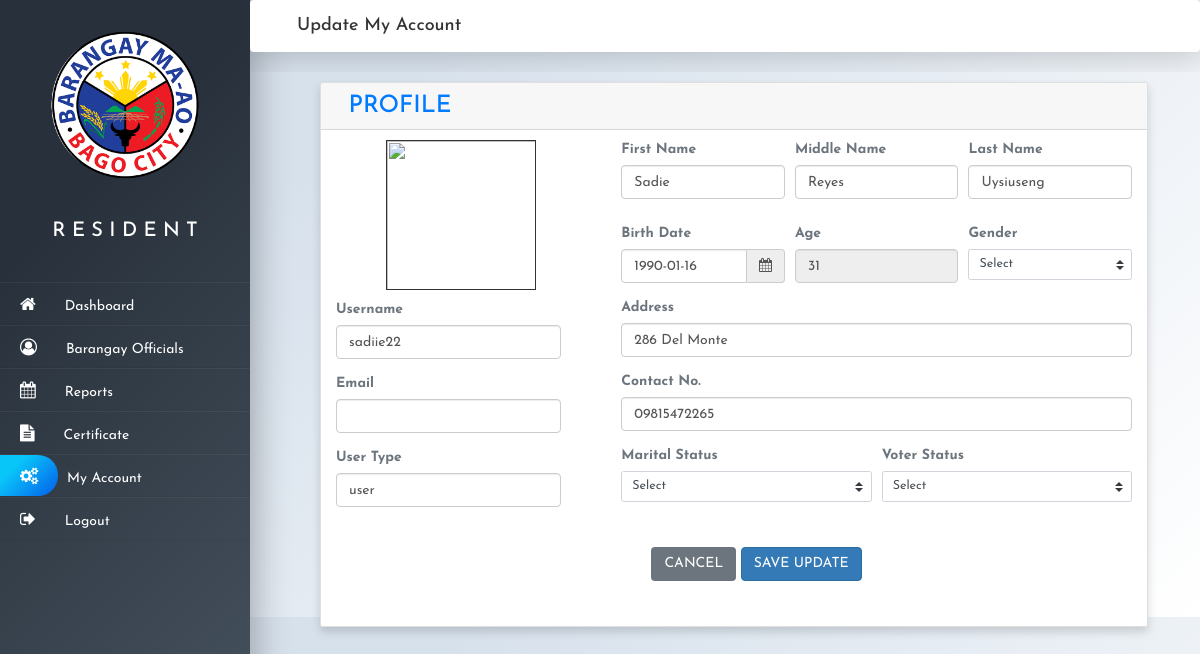
The app's page /UserPage/edit_profile.php (signed in) with its own data.
### tables this page shows
CREATE TABLE `account` (
  `id` int(10) UNSIGNED NOT NULL,
  `username` varchar(50) NOT NULL,
  `email` varchar(50) NOT NULL,
  `password` varchar(50) NOT NULL,
  `user_type` varchar(50) NOT NULL,
  `resident_id` int(11) NOT NULL
);

CREATE TABLE `resident` (
  `id` int(11) NOT NULL,
  `first_name` varchar(100) NOT NULL,
  `middle_name` varchar(100) NOT NULL,
  `last_name` varchar(100) NOT NULL,
  `gender` varchar(50) NOT NULL,
  `age` int(11) NOT NULL,
  `bdate` date NOT NULL,
  `address` varchar(200) NOT NULL,
  `contact_no` varchar(50) NOT NULL,
  `marital_status` varchar(100) NOT NULL,
  `voter_status` varchar(100) NOT NULL
);

### UserPage/fetch.php (called while the page is built, shortened)
<?php
    if(isset($_SESSION['id'])){
        $id = $_SESSION['id'];
    }
$query = "SELECT * FROM account INNER JOIN image INNER JOIN resident ON resident.id = account.resident_id AND image.resident_id = resident.id WHERE account.id = $id";
$sql= mysqli_query($conn, $query);
$row = mysqli_fetch_array($sql);
 ?>

### UserPage/edit_profile.php (the view, shortened to what this page needs)
<?php include('../Database/db.php'); ?>
<?php include('fetch.php'); ?>
<!DOCTYPE html>
<html>
<head>
    <link rel="stylesheet" href="css/Account_user.css">
</head>
<body>
    <div class="wrapper">
        <div id="sideNav"><?php include 'SideNav_User.php';?></div>
        <div class="main_content">
            <div class="sticky">
                <div class="navbar navbar-light bg-white">
                    <div class="search navbar-left"><h4>Update My Account</h4></div>
                </div>
            </div>
        <div class="container-fluid gedf-wrapper">
        <div class="row" style="width:90%;">
                <div class="col-lg-15">
                    <div class="card shadow mb-4">
                        <div class="card-header py-3">
                            <div class="col-8">
                        <h3 class="m-0  text-primary">PROFILE</h3>
                    </div>
                        </div>
                        <div class="mb-2" >
                            <div class="row needs-validation"  novalidate>
                            <div class="col-4 px-5 account">
                                 <img src="<?php echo $row['profile_img']; ?>"  id ="profile"/>
                                <div class="form-group">
                                    <label class="text-muted" for="username">Username</label>
                                    <input class="form-control" id="username" name="username" type="text"  value="<?php echo $row['username']?>">
                                </div>
                                <div class="form-group">
                                    <label class="text-muted" for="email">Email</label>
                                    <input class="form-control" id="email" name="email" type="text"  value="<?php echo $row['email']?>">
                                </div>
                                <div class="form-group">
                                    <label class="text-muted" for="user_type">User Type</label>
                                    <input class="form-control" id="user_type" name="user_type" type="text"  value="<?php echo $row['user_type']?>">
                                </div>
                            </div>
                            <div class="col-8 px-5">
                                <div class="form-row resident-info-view">
                                    <div class="col">
                                    <form  method="POST"  action="edit_profile_process.php">
                                        <div class="form-group">
                                            <label class="text-muted" for="first_name">First Name</label>
                                            <input class="form-control" id="first_name" name="first_name" type="text"  value="<?php echo $row['first_name']?>">
                                        </div>
                                    </div>
                                    <div class="col">
                                        <div class="form-group">
                                            <label class="text-muted" for="middle_name">Middle Name</label>
                                            <input class="form-control" id="middle_name" name="middle_name" type="text"  value="<?php echo $row['middle_name']?>">
                                        </div>
                                    </div>
                                    <div class="col">
                                        <div class="form-group">
                                            <label class="text-muted" for="last_name">Last Name</label>
                                    <input class="form-control" id="last_name" name="last_name" type="text" value="<?php echo $row['last_name']?>">
                                        </div>
                                    </div>
                                </div>
                                <div class="form-row">
                                    <div class="col-4">
                                    <label class="text-muted" for="bdate">Birth Date</label>
                                    <div class="input-group date">
                                        <input id="bdate" name="bdate" onchange="UpdateAge()" type="text" class="form-control date-input" value="<?php echo $row['bdate']?>"/>
                                        <div class="input-group-addon" >
                                            <span class="fa fa-calendar"></span>
                                        </div>
                                    </div>
                        </div>
                                    <div class="col">
                                        <div class="form-group">
                                            <label class="text-muted" for="age">Age</label>
                                            <input class="form-control" id="age_u" name="age" type="text" readonly value="<?php echo $row['age']?>" >
                                        </div>
                                    </div>
                                    <div class="col">
                                        <div class="form-group">
                                        <label class="text-muted" for="gender">Gender</label> <br>
                                        <select class="custom-select custom-select-lg py-2" name ="gender" id="gender" required>
                                            <option selected>Select</option>
                                        </select>
                                    </div>
                                    </div>
                                </div>
                                <div class="form-group">
                                    <label class="text-muted" for="address">Address</label>
                                    <input class="form-control" id="address" name="address" type="text"  value="<?php echo $row['address']?>">
                                </div>
                                <div class="form-group">
                                    <label class="text-muted" for="contact_no">Contact No.</label>
                                    <input class="form-control" id="contact_no" name="contact_no" type="text"  value="<?php echo $row['contact_no']?>">
                                </div>
                                 <div class="form-row">
                        <div class="form-group col">
                            <label class="text-muted" for="marital_status">Marital Status</label> <br>
                            <select class="custom-select custom-select-lg mb-5" id="marital_status" name="marital_status">
                                <option selected>Select</option>
                            </select>
                        </div>
                        <div class="form-group col">
                            <label class="text-muted" for="voter_status">Voter Status</label> <br>
                           <select class="custom-select custom-select-lg mb-5" name = "voter_status" id="voter_status">
                                <option selected>Select</option>
                            </select>
                            </div>
                        </div>
                                <div class="form-group row">
                                    <div class="col-md-1"></div>
                                    <div class = "button-group">
                                     <a  href = "My_Account.php"class="btn btn-secondary" id ="submit">CANCEL</a>
                                    <button type="submit"  name = "submit"class="btn btn-primary" id ="submit">SAVE UPDATE</button>
                                    </div>
                                </div>
                        </div>
            </div>
        </div>
</body>
</html>

### UserPage/css/Account_user.css (style rules this page uses)
.card { border-style: 1px solid black; margin-left: 70px; height: 100%; width: 100%; margin-top :10px; }
#profile { margin-left: 50px; margin-top: 10px; margin-bottom: 10px; width: 150px; height: 150px; border: solid 1px; }
.form-row { margin-top: 10px; }

### UserPage/css/sideNav_User.css (style rules this page uses)
* { margin: 0; padding: 0; box-sizing: border-box; list-style: none; text-decoration: none; font-family: 'Josefin Sans', sans-serif }
body { background-color: #ffffff; background-image: linear-gradient(315deg, #ffffff 0%, #d7e1ec 74%); }
.wrapper { display: flex; position: relative; }
.wrapper .main_content { width: 100%; margin-left: 250px; }
.sticky { overflow: hidden; position: -webkit-sticky; position: sticky; top: 0; z-index: 1; }
.navbar { box-shadow: 0px -1px 34px 4px rgba(0,0,0,0.20); }
.search { width: 45%; display:inline-flex; }

### records on screen
account: username "sadiie22", user_type "user", first_name "Sadie", middle_name "Reyes", last_name "Uysiuseng", bdate "1990-01-16", age "31", address "286 Del Monte", contact_no "09815472265"
